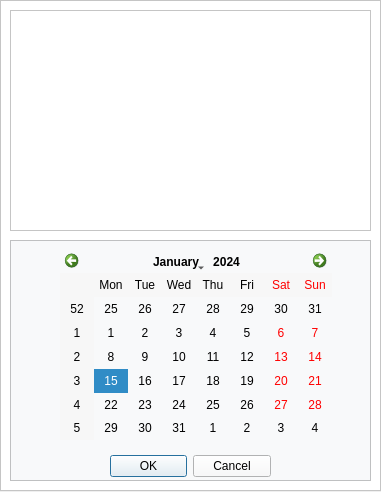
<?xml version="1.0" encoding="UTF-8"?>
<ui version="4.0">
 <class>Dialog</class>
 <widget class="QDialog" name="Dialog">
  <property name="geometry">
   <rect>
    <x>0</x>
    <y>0</y>
    <width>381</width>
    <height>492</height>
   </rect>
  </property>
  <property name="windowTitle">
   <string>Dialog</string>
  </property>
  <widget class="QFrame" name="frame">
   <property name="geometry">
    <rect>
     <x>0</x>
     <y>0</y>
     <width>381</width>
     <height>491</height>
    </rect>
   </property>
   <property name="styleSheet">
    <string notr="true">background-color: white;</string>
   </property>
   <property name="frameShape">
    <enum>QFrame::StyledPanel</enum>
   </property>
   <property name="frameShadow">
    <enum>QFrame::Raised</enum>
   </property>
   <widget class="QFrame" name="frame_2">
    <property name="geometry">
     <rect>
      <x>10</x>
      <y>10</y>
      <width>361</width>
      <height>221</height>
     </rect>
    </property>
    <property name="styleSheet">
     <string notr="true">border-image : url(C:/Users/jdy08/Visual Studio Code/DataBaseLectureProject/uis/Loan.jpg);</string>
    </property>
    <property name="frameShape">
     <enum>QFrame::StyledPanel</enum>
    </property>
    <property name="frameShadow">
     <enum>QFrame::Raised</enum>
    </property>
   </widget>
   <widget class="QFrame" name="frame_3">
    <property name="geometry">
     <rect>
      <x>10</x>
      <y>240</y>
      <width>361</width>
      <height>241</height>
     </rect>
    </property>
    <property name="styleSheet">
     <string notr="true">color : #000;
background-color : #f8f9fa;</string>
    </property>
    <property name="frameShape">
     <enum>QFrame::StyledPanel</enum>
    </property>
    <property name="frameShadow">
     <enum>QFrame::Raised</enum>
    </property>
    <widget class="QCalendarWidget" name="calendarWidget">
     <property name="geometry">
      <rect>
       <x>50</x>
       <y>10</y>
       <width>272</width>
       <height>190</height>
      </rect>
     </property>
    </widget>
    <widget class="QDialogButtonBox" name="buttonBox">
     <property name="geometry">
      <rect>
       <x>100</x>
       <y>210</y>
       <width>161</width>
       <height>32</height>
      </rect>
     </property>
     <property name="styleSheet">
      <string notr="true">#ButtonBox :hover {
	background-color #f9fafb;
}
#ButtonBox :pressed {
	border: 4px solid #e9e9ea;
}
</string>
     </property>
     <property name="orientation">
      <enum>Qt::Horizontal</enum>
     </property>
     <property name="standardButtons">
      <set>QDialogButtonBox::Cancel|QDialogButtonBox::Ok</set>
     </property>
    </widget>
   </widget>
  </widget>
 </widget>
 <resources/>
 <connections>
  <connection>
   <sender>buttonBox</sender>
   <signal>accepted()</signal>
   <receiver>Dialog</receiver>
   <slot>accept()</slot>
   <hints>
    <hint type="sourcelabel">
     <x>248</x>
     <y>254</y>
    </hint>
    <hint type="destinationlabel">
     <x>157</x>
     <y>274</y>
    </hint>
   </hints>
  </connection>
  <connection>
   <sender>buttonBox</sender>
   <signal>rejected()</signal>
   <receiver>Dialog</receiver>
   <slot>reject()</slot>
   <hints>
    <hint type="sourcelabel">
     <x>316</x>
     <y>260</y>
    </hint>
    <hint type="destinationlabel">
     <x>286</x>
     <y>274</y>
    </hint>
   </hints>
  </connection>
 </connections>
</ui>
